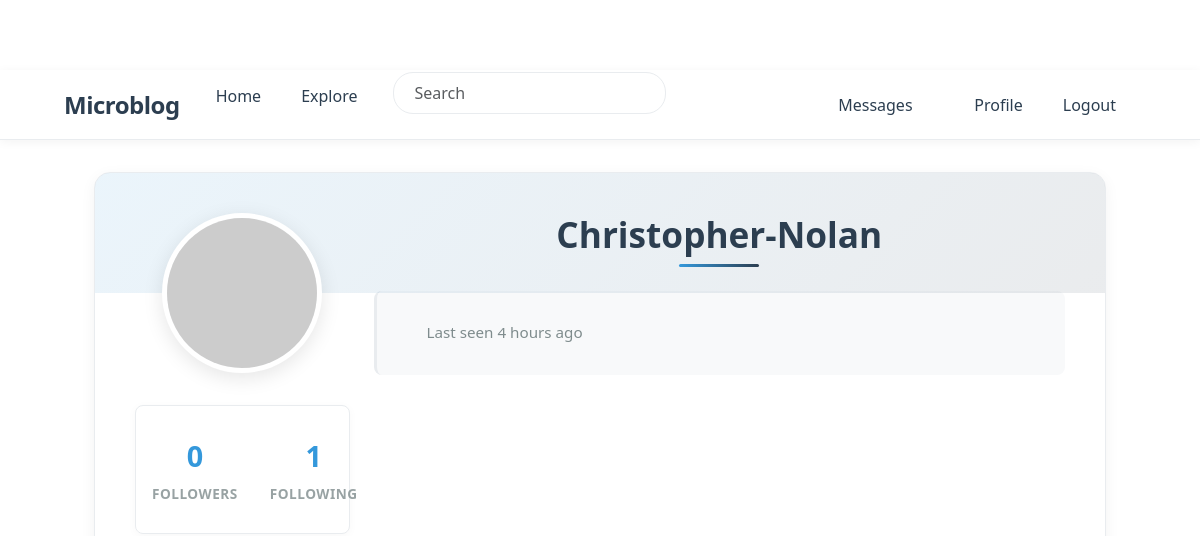
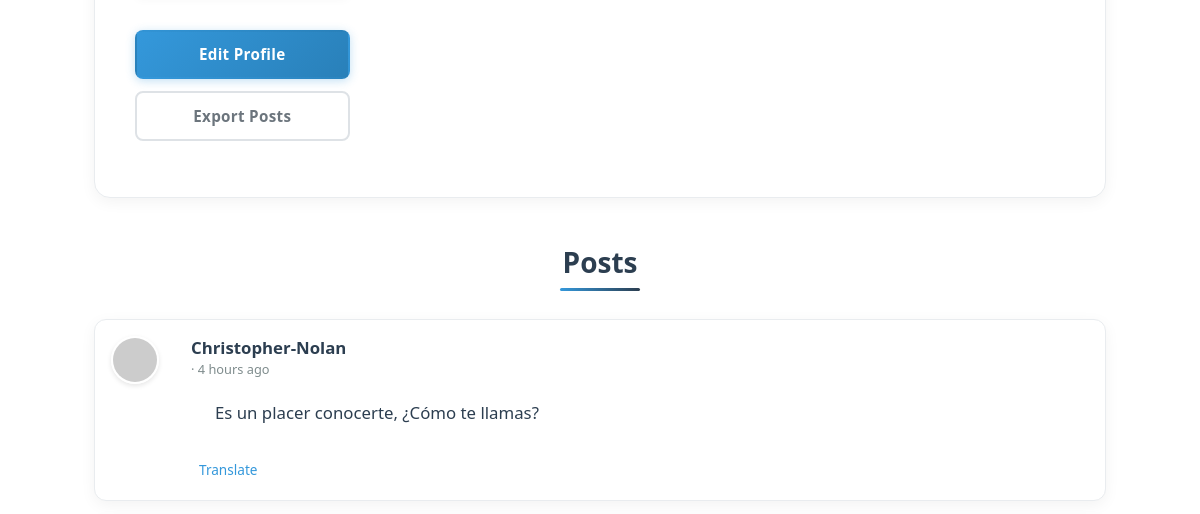
Before: /user/Christopher-Nolan (signed in, upper part) with the older database file (2 pictures, top to bottom).
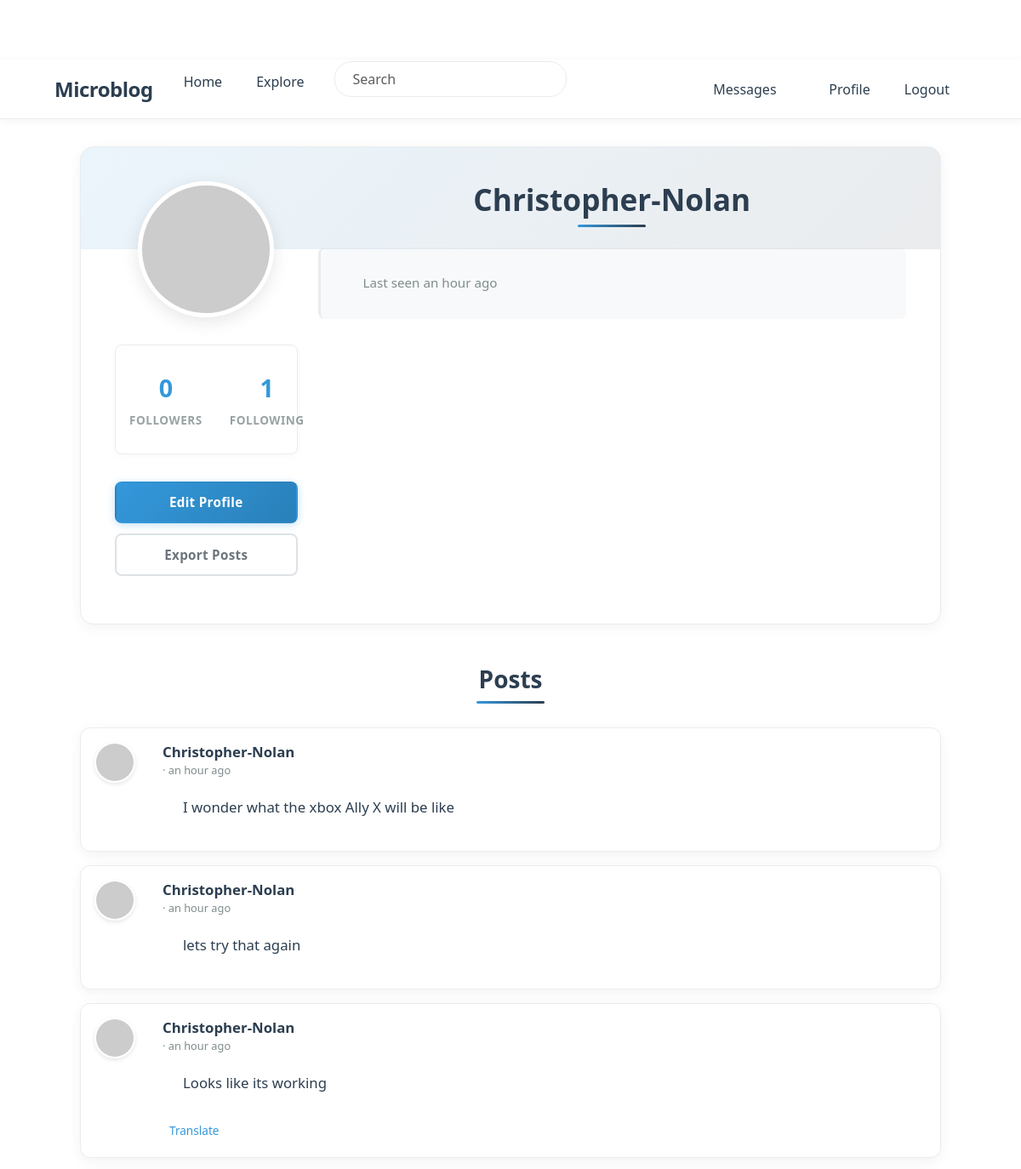
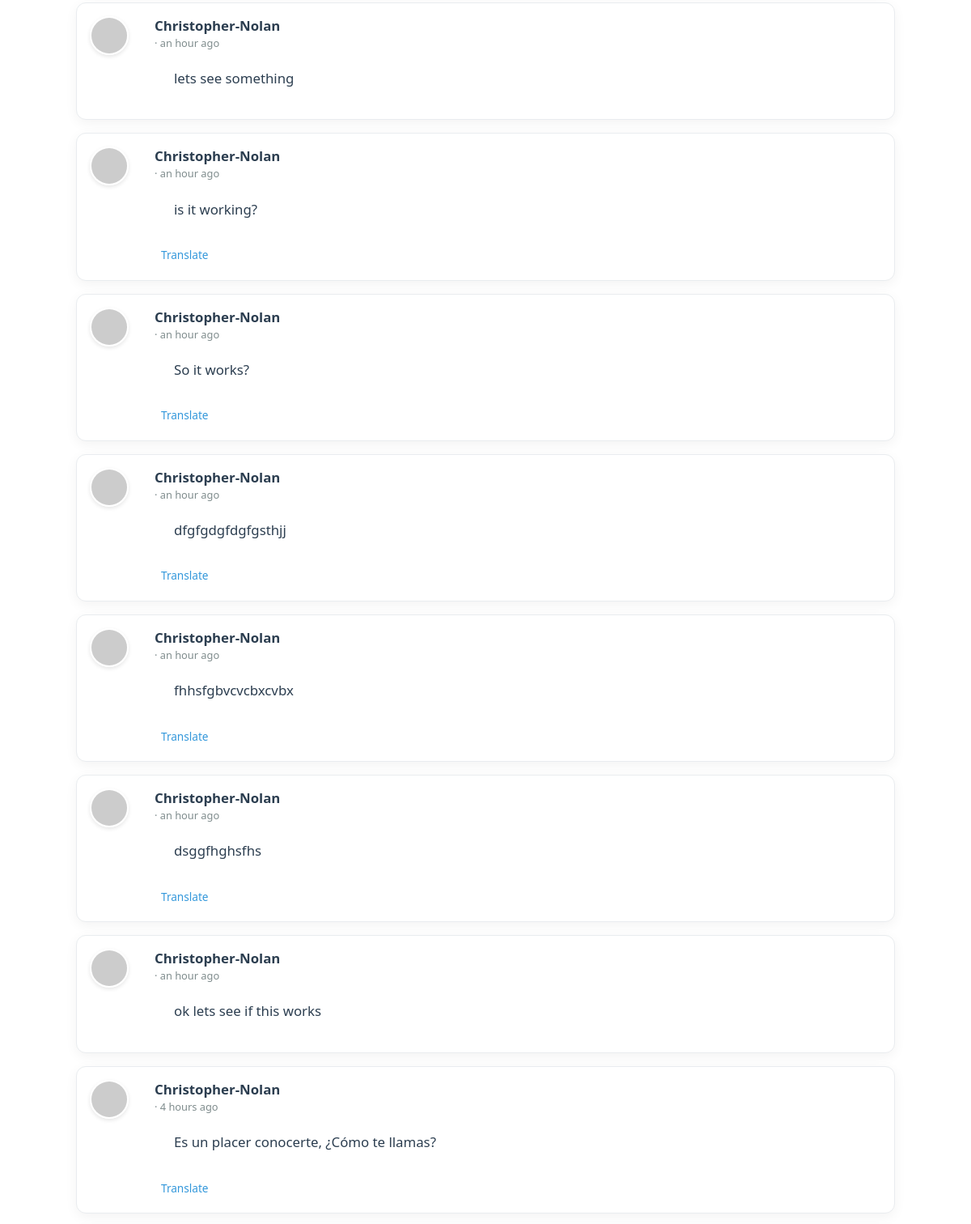
After: the same page with the newer database file (2 pictures, top to bottom).
### app/models.py (models this page shows, shortened)
class PaginatedAPIMixin(object):
    @staticmethod
    def to_collection_dict(query, page, per_page, endpoint, **kwargs):
        resources = db.paginate(query, page=page, per_page=per_page,
                                error_out=False)
        data = {
            'items': [item.to_dict() for item in resources.items],
            '_meta': {
                'page': page,
                'per_page': per_page,
                'total_pages': resources.pages,
                'total_items': resources.total
            },
            '_links': {
                'self': url_for(endpoint, page=page, per_page=per_page,
                                **kwargs),
                'next': url_for(endpoint, page=page + 1, per_page=per_page,
                                **kwargs) if resources.has_next else None,
                'prev': url_for(endpoint, page=page - 1, per_page=per_page,
                                **kwargs) if resources.has_prev else None
            }
        }
        return data

class User(PaginatedAPIMixin, UserMixin, db.Model):
    id: so.Mapped[int] = so.mapped_column(primary_key=True)
    username: so.Mapped[str] = so.mapped_column(sa.String(64), index=True,
                                                unique=True)
    email: so.Mapped[str] = so.mapped_column(sa.String(120), index=True,
                                             unique=True)
    password_hash: so.Mapped[Optional[str]] = so.mapped_column(sa.String(256))
    about_me: so.Mapped[Optional[str]] = so.mapped_column(sa.String(140))
    last_seen: so.Mapped[Optional[datetime]] = so.mapped_column(
        default=lambda: datetime.now(timezone.utc))
    last_message_read_time: so.Mapped[Optional[datetime]]
    token: so.Mapped[Optional[str]] = so.mapped_column(
        sa.String(32), index=True, unique=True)
    token_expiration: so.Mapped[Optional[datetime]]
    posts: so.WriteOnlyMapped['Post'] = so.relationship(
        back_populates='author')
    following: so.WriteOnlyMapped['User'] = so.relationship(
        secondary=followers, primaryjoin=(followers.c.follower_id == id),
        secondaryjoin=(followers.c.followed_id == id),
        back_populates='followers')
    followers: so.WriteOnlyMapped['User'] = so.relationship(
        secondary=followers, primaryjoin=(followers.c.followed_id == id),
        secondaryjoin=(followers.c.follower_id == id),
        back_populates='following')
    messages_sent: so.WriteOnlyMapped['Message'] = so.relationship(
        foreign_keys='Message.sender_id', back_populates='author')
    messages_received: so.WriteOnlyMapped['Message'] = so.relationship(
        foreign_keys='Message.recipient_id', back_populates='recipient')
    notifications: so.WriteOnlyMapped['Notification'] = so.relationship(
        back_populates='user')
    tasks: so.WriteOnlyMapped['Task'] = so.relationship(back_populates='user')
    def avatar(self, size):
        digest = md5(self.email.lower().encode('utf-8')).hexdigest()
        return f'https://www.gravatar.com/avatar/{digest}?d=identicon&s={size}'
    def followers_count(self):
        query = sa.select(sa.func.count()).select_from(
            self.followers.select().subquery())
        return db.session.scalar(query)
    def following_count(self):
        query = sa.select(sa.func.count()).select_from(
            self.following.select().subquery())
        return db.session.scalar(query)
    def unread_message_count(self):
        last_read_time = self.last_message_read_time or datetime(1900, 1, 1)
        query = sa.select(Message).where(Message.recipient == self,
                                         Message.timestamp > last_read_time)
        return db.session.scalar(sa.select(sa.func.count()).select_from(
            query.subquery()))
    def get_tasks_in_progress(self):
        query = self.tasks.select().where(Task.complete == False)
        return db.session.scalars(query)
    def get_task_in_progress(self, name):
        query = self.tasks.select().where(Task.name == name,
                                          Task.complete == False)
        return db.session.scalar(query)

class SearchableMixin:
    @classmethod
    def before_commit(cls, session):
        session._changes = {
            'add': list(session.new),
            'update': list(session.dirty),
            'delete': list(session.deleted)
        }
    @classmethod
    def after_commit(cls, session):
        try:
            for obj in session._changes['add']:
                if isinstance(obj, SearchableMixin):
                    add_to_index(obj.__tablename__, obj)
            for obj in session._changes['update']:
                if isinstance(obj, SearchableMixin):
                    add_to_index(obj.__tablename__, obj)
            for obj in session._changes['delete']:
                if isinstance(obj, SearchableMixin):
                    remove_from_index(obj.__tablename__, obj)
        except Exception as e:
            current_app.logger.error(f'Error in after_commit: {e}')
        finally:
            session._changes = None

class Post(SearchableMixin, db.Model):
    __searchable__ = ['body']
    id: so.Mapped[int] = so.mapped_column(primary_key=True)
    body: so.Mapped[str] = so.mapped_column(sa.String(140))
    timestamp: so.Mapped[datetime] = so.mapped_column(
        index=True, default=lambda: datetime.now(timezone.utc))
    user_id: so.Mapped[int] = so.mapped_column(sa.ForeignKey(User.id),
                                               index=True)
    language: so.Mapped[Optional[str]] = so.mapped_column(sa.String(5))
    author: so.Mapped[User] = so.relationship(back_populates='posts')

### app/main/routes.py (the view)
@bp.route('/user/<username>')
@login_required
def user(username):
    user = db.first_or_404(sa.select(User).where(User.username == username))
    page = request.args.get('page', 1, type=int)
    query = user.posts.select().order_by(Post.timestamp.desc())
    posts = db.paginate(query, page=page,
                        per_page=current_app.config['POSTS_PER_PAGE'],
                        error_out=False)
    next_url = url_for('main.user', username=user.username,
                       page=posts.next_num) if posts.has_next else None
    prev_url = url_for('main.user', username=user.username,
                       page=posts.prev_num) if posts.has_prev else None
    form = EmptyForm()
    return render_template('user.html', user=user, posts=posts.items,
                           next_url=next_url, prev_url=prev_url, form=form)

### app/main/forms.py
class SearchForm(FlaskForm):
    q = StringField(_l('Search'), validators=[DataRequired()])
    def __init__(self, *args, **kwargs):
        if 'formdata' not in kwargs:
            kwargs['formdata'] = request.args
        if 'meta' not in kwargs:
            kwargs['meta'] = {'csrf': False}
        super(SearchForm, self).__init__(*args, **kwargs)

class EmptyForm(FlaskForm):
    submit = SubmitField('Submit')

### app/__init__.py (called while the page is built)
def get_locale():
    return request.accept_languages.best_match(current_app.config['LANGUAGES'])

### app/main/routes.py (called while the page is built)
@bp.before_app_request
def before_request():
    if current_user.is_authenticated:
        current_user.last_seen = datetime.now(timezone.utc)
        db.session.commit()
        g.search_form = SearchForm()
    g.locale = str(get_locale())

### app/models.py (called while the page is built)
@login.user_loader
def load_user(id):
    return db.session.get(User, int(id))

### app/templates/user.html (shortened to what this page needs)
{% extends "base.html" %}
{% block content %}
<div class="container">
    <div class="profile-container">
        <div class="row">
            <div class="col-md-3 text-center">
                <img src="{{ user.avatar(200) }}" class="profile-avatar" alt="{{ user.username }}'s avatar">
                <div class="profile-stats">
                    <div class="stat-item">
                        <span class="stat-value">{{ user.followers_count() }}</span>
                        <span class="stat-label">{{ _('Followers') }}</span>
                    </div>
                    <div class="stat-item">
                        <span class="stat-value">{{ user.following_count() }}</span>
                        <span class="stat-label">{{ _('Following') }}</span>
                    </div>
                </div>
                <div class="profile-actions">
                    {% if user == current_user %}
                        <a href="{{ url_for('main.edit_profile') }}" class="btn btn-edit">
                            {{ _('Edit Profile') }}
                        </a>
                        {% if not current_user.get_task_in_progress('export_posts') %}
                        <a href="{{ url_for('main.export_posts') }}" class="btn btn-outline-secondary">
                            {{ _('Export Posts') }}
                        </a>
                        {% endif %}
                    {% elif not current_user.is_following(user) %}
                        <form action="{{ url_for('main.follow', username=user.username) }}" method="post" class="d-inline">
                            {{ form.hidden_tag() }}
                            <button type="submit" class="btn btn-primary">{{ _('Follow') }}</button>
                        </form>
                    {% else %}
                        <form action="{{ url_for('main.unfollow', username=user.username) }}" method="post" class="d-inline">
                            {{ form.hidden_tag() }}
                            <button type="submit" class="btn btn-outline-secondary">{{ _('Following') }}</button>
                        </form>
                    {% endif %}
                </div>
            </div>
            <div class="col-md-9">
                <h1 class="profile-username">{{ user.username }}</h1>
                <div class="profile-meta">
                    {% if user.last_seen %}
                    <p> {{ _('Last seen') }} {{ moment(user.last_seen).fromNow() }}</p>
                    {% endif %}
                </div>
            </div>
        </div>
    </div>
    <h2 class="posts-header">{{ _('Posts') }}</h2>
    {% for post in posts %}
        {% include '_post.html' %}
    {% endfor %}
{% endblock %}

### app/templates/_post.html (shortened to what this page needs)
<div class="card post-card mb-3">
    <div class="card-body">
        <div class="d-flex">
            <div class="flex-shrink-0 me-3">
                <a href="{{ url_for('main.user', username=post.author.username) }}">
                    <img src="{{ post.author.avatar(50) }}" class="post-avatar" alt="{{ post.author.username }}'s avatar">
                </a>
            </div>
            <div class="flex-grow-1">
                <div class="d-flex justify-content-between align-items-start">
                    <div>
                        <a class="user_popup post-username" href="{{ url_for('main.user', username=post.author.username) }}">
                            {{ post.author.username }}
                        </a>
                        <span class="post-time">· {{ moment(post.timestamp).fromNow() }}</span>
                    </div>
                </div>
                <div class="post-body" id="post{{ post.id }}">{{ post.body }}</div>
                {% if post.language and post.language != g.locale %}
                <div class="mt-2">
                    <a href="javascript:translate(
                        'post{{ post.id }}',
                        'translation{{ post.id }}',
                        '{{ post.language }}',
                        '{{ g.locale }}')"
                       class="translation-link">
                        {{ _('Translate') }}
                    </a>
                </div>
                {% endif %}
            </div>
        </div>
    </div>
</div>

Changed rows visible on the page:
changed User "Christopher-Nolan": last_seen "4 hours ago" → "an hour ago"
added Post: author.username "Christopher-Nolan", timestamp "an hour ago", body "I wonder what the xbox Ally X will be like"
added Post: author.username "Christopher-Nolan", timestamp "an hour ago", body "lets try that again"
added Post: author.username "Christopher-Nolan", timestamp "an hour ago", body "Looks like its working"
added Post: author.username "Christopher-Nolan", timestamp "an hour ago", body "lets see something"
added Post: author.username "Christopher-Nolan", timestamp "an hour ago", body "is it working?"
added Post: author.username "Christopher-Nolan", timestamp "an hour ago", body "So it works?"
added Post: author.username "Christopher-Nolan", timestamp "an hour ago", body "dfgfgdgfdgfgsthjj"
added Post: author.username "Christopher-Nolan", timestamp "an hour ago", body "fhhsfgbvcvcbxcvbx"
added Post: author.username "Christopher-Nolan", timestamp "an hour ago", body "dsggfhghsfhs"
added Post: author.username "Christopher-Nolan", timestamp "an hour ago", body "ok lets see if this works"
